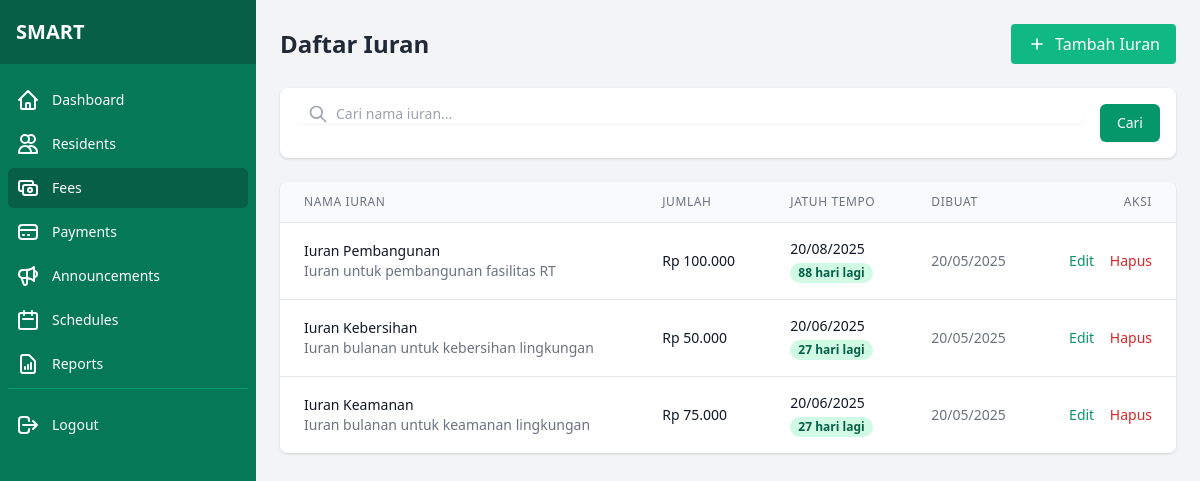
/admin/fees (signed in), run on the app's committed database.
### tables this page shows
CREATE TABLE IF NOT EXISTS fees (
    id INT AUTO_INCREMENT PRIMARY KEY,
    name VARCHAR(100) NOT NULL,
    description TEXT,
    amount DECIMAL(10, 2) NOT NULL,
    due_date DATE NOT NULL,
    created_at DATETIME DEFAULT CURRENT_TIMESTAMP,
    updated_at DATETIME ON UPDATE CURRENT_TIMESTAMP
);

### app/controllers/FeeController.php (called while the page is built, shortened)
<?php
class FeeController {
    public function index() {
        $feeModel = new Fee();
        $page = isset($_GET['page']) ? (int)$_GET['page'] : 1;
        $limit = 10;
        $offset = ($page - 1) * $limit;
        $search = isset($_GET['search']) ? $_GET['search'] : '';
        $fees = $feeModel->getAll($limit, $offset, $search);
        $totalFees = $feeModel->countAll($search);
        $totalPages = ceil($totalFees / $limit);
        $data = [
            'fees' => $fees,
            'currentPage' => $page,
            'totalPages' => $totalPages,
            'search' => $search
        ];
        require_once BASE_PATH . '/app/views/admin/fees.php';
    }
}

### public/index.php (called while the page is built, shortened)
<?php
require_once BASE_PATH . '/config/database.php';
spl_autoload_register(function ($class) {
    $class = str_replace('\\', DIRECTORY_SEPARATOR, $class);
    $file = BASE_PATH . DIRECTORY_SEPARATOR . $class . '.php';
});
require_once BASE_PATH . '/routes/web.php';
$url = isset($_GET['url']) ? $_GET['url'] : '';
$url = rtrim($url, '/');
Router::route($url);

### config/database.php (called while the page is built, shortened)
<?php
class Database {
    private static $instance = null;
    private $connection;
    private function __construct() {
        try {
            $this->connection = new PDO(
                'mysql:host=' . DB_HOST . ';dbname=' . DB_NAME . ';charset=utf8mb4',
                DB_USER,
                DB_PASS,
                [
                    PDO::ATTR_ERRMODE => PDO::ERRMODE_EXCEPTION,
                    PDO::ATTR_DEFAULT_FETCH_MODE => PDO::FETCH_ASSOC,
                    PDO::ATTR_EMULATE_PREPARES => false
                ]
            );
        } catch (PDOException $e) {
            die('Database Connection Error: ' . $e->getMessage());
        }
    }
    public static function getInstance() {
        if (self::$instance === null) {
            self::$instance = new self();
        }
        return self::$instance;
    }
    public function getConnection() {
        return $this->connection;
    }
}

### app/models/Fee.php (called while the page is built, shortened)
<?php
class Fee {
    private $db;
    public function __construct() {
        $this->db = \Database::getInstance()->getConnection();
    }
    public function getAll($limit = 10, $offset = 0, $search = '') {
        $sql = "SELECT * FROM fees";
        $params = [];
        $sql .= " ORDER BY due_date DESC LIMIT :limit OFFSET :offset";
        $stmt = $this->db->prepare($sql);
        $stmt->bindValue(':limit', $limit, \PDO::PARAM_INT);
        $stmt->bindValue(':offset', $offset, \PDO::PARAM_INT);
        $stmt->execute();
        return $stmt->fetchAll();
    }
    public function countAll($search = '') {
        $sql = "SELECT COUNT(*) FROM fees";
        $params = [];
        $stmt = $this->db->prepare($sql);
        $stmt->execute();
        return (int) $stmt->fetchColumn();
    }
}

### app/views/admin/fees.php (the view, shortened to what this page needs)
<!DOCTYPE html>
<html lang="id">
<head>
    <link href="https://cdn.jsdelivr.net/npm/tailwindcss@2.2.19/dist/tailwind.min.css" rel="stylesheet">
    <link rel="stylesheet" href="/css/styles.css">
</head>
<body class="bg-gray-100 min-h-screen flex flex-col">
    <?php include BASE_PATH . '/app/views/components/admin_header.php'; ?>
    <div class="flex h-screen">
        <?php include BASE_PATH . '/app/views/components/admin_sidebar.php'; ?>
        <main class="flex-1 p-4 md:p-6 overflow-y-auto">
            <div class="max-w-7xl mx-auto">
                <div class="flex justify-between items-center mb-6">
                    <h1 class="text-2xl font-bold text-gray-800">Daftar Iuran</h1>
                    <a href="/admin/fee/add" class="bg-green-500 hover:bg-green-600 text-white font-medium py-2 px-4 rounded inline-flex items-center transition-colors">
                        <svg xmlns="http://www.w3.org/2000/svg" class="h-5 w-5 mr-2" fill="none" viewBox="0 0 24 24" stroke="currentColor">
                            <path stroke-linecap="round" stroke-linejoin="round" stroke-width="2" d="M12 6v6m0 0v6m0-6h6m-6 0H6" />
                        </svg>
                        Tambah Iuran
                    </a>
                </div>
                <div class="bg-white rounded-lg shadow mb-6">
                    <div class="p-4">
                        <form action="/admin/fees" method="GET" class="flex flex-col md:flex-row gap-4">
                            <div class="flex-1">
                                <div class="relative rounded-md shadow-sm">
                                    <div class="absolute inset-y-0 left-0 pl-3 flex items-center pointer-events-none">
                                    </div>
                                    <input type="text" name="search" id="search" class="focus:ring-green-500 focus:border-green-500 block w-full pl-10 sm:text-sm border-gray-300 rounded-md" placeholder="Cari nama iuran..." value="<?= htmlspecialchars($data['search']) ?>">
                                </div>
                            </div>
                            <div>
                                <button type="submit" class="w-full inline-flex items-center justify-center px-4 py-2 border border-transparent text-sm font-medium rounded-md shadow-sm text-white bg-green-600 hover:bg-green-700 focus:outline-none focus:ring-2 focus:ring-offset-2 focus:ring-green-500">
                                    Cari
                                </button>
                            </div>
                        </form>
                    </div>
                </div>
                <div class="bg-white rounded-lg shadow overflow-hidden">
                    <div class="overflow-x-auto">
                        <table class="min-w-full divide-y divide-gray-200 responsive-table" data-sortable>
                            <thead class="bg-gray-50">
                                <tr>
                                    <th scope="col" class="px-6 py-3 text-left text-xs font-medium text-gray-500 uppercase tracking-wider" data-sort="name">
                                        Nama Iuran
                                    </th>
                                    <th scope="col" class="px-6 py-3 text-left text-xs font-medium text-gray-500 uppercase tracking-wider" data-sort="amount">
                                        Jumlah
                                    </th>
                                    <th scope="col" class="px-6 py-3 text-left text-xs font-medium text-gray-500 uppercase tracking-wider" data-sort="due_date">
                                        Jatuh Tempo
                                    </th>
                                    <th scope="col" class="px-6 py-3 text-left text-xs font-medium text-gray-500 uppercase tracking-wider" data-sort="created_at">
                                        Dibuat
                                    </th>
                                    <th scope="col" class="px-6 py-3 text-right text-xs font-medium text-gray-500 uppercase tracking-wider">
                                        Aksi
                                    </th>
                                </tr>
                            </thead>
                            <tbody class="bg-white divide-y divide-gray-200">
                                <?php if (empty($data['fees'])): ?>
                                    <tr>
                                        <td colspan="5" class="px-6 py-4 text-center text-gray-500">
                                            Tidak ada data iuran
                                        </td>
                                    </tr>
                                <?php else: ?>
                                    <?php foreach ($data['fees'] as $fee): ?>
                                        <tr>
                                            <td class="px-6 py-4" data-label="Nama Iuran" data-column="name">
                                                <div class="text-sm font-medium text-gray-900"><?= htmlspecialchars($fee['name']) ?></div>
                                                <div class="text-sm text-gray-500"><?= htmlspecialchars($fee['description']) ?></div>
                                            </td>
                                            <td class="px-6 py-4 whitespace-nowrap" data-label="Jumlah" data-column="amount">
                                                <div class="text-sm font-medium text-gray-900"><?= 'Rp ' . number_format($fee['amount'], 0, ',', '.') ?></div>
                                            </td>
                                            <td class="px-6 py-4 whitespace-nowrap" data-label="Jatuh Tempo" data-column="due_date">
                                                <div class="text-sm text-gray-900"><?= date('d/m/Y', strtotime($fee['due_date'])) ?></div>
                                                <?php
                                                $dueDate = new DateTime($fee['due_date']);
                                                $today = new DateTime();
                                                $interval = $today->diff($dueDate);
                                                $isPast = $today > $dueDate;
                                                ?>
                                                <?php if ($isPast): ?>
                                                    <span class="px-2 inline-flex text-xs leading-5 font-semibold rounded-full bg-red-100 text-red-800">
                                                        Lewat <?= $interval->days ?> hari
                                                    </span>
                                                <?php elseif ($interval->days <= 7): ?>
                                                    <span class="px-2 inline-flex text-xs leading-5 font-semibold rounded-full bg-yellow-100 text-yellow-800">
                                                        <?= $interval->days ?> hari lagi
                                                    </span>
                                                <?php else: ?>
                                                    <span class="px-2 inline-flex text-xs leading-5 font-semibold rounded-full bg-green-100 text-green-800">
                                                        <?= $interval->days ?> hari lagi
                                                    </span>
                                                <?php endif; ?>
                                            </td>
                                            <td class="px-6 py-4 whitespace-nowrap text-sm text-gray-500" data-label="Dibuat" data-column="created_at">
                                                <?= date('d/m/Y', strtotime($fee['created_at'])) ?>
                                            </td>
                                            <td class="px-6 py-4 whitespace-nowrap text-right text-sm font-medium" data-label="Aksi">
                                                <a href="/admin/fee/edit/<?= $fee['id'] ?>" class="text-green-600 hover:text-green-900 mr-3">Edit</a>
                                                <a href="#" class="text-red-600 hover:text-red-900" onclick="confirmDelete(<?= $fee['id'] ?>, '<?= htmlspecialchars($fee['name']) ?>')">Hapus</a>
                                            </td>
                                        </tr>
                                    <?php endforeach; ?>
                                <?php endif; ?>
                            </tbody>
                        </table>
                    </div>
                </div>
            </div>
        </main>
    </div>
</body>
</html>

### routes/web.php (shortened to what this page needs)
<?php
class Router {
    private static $routes = [];
    public static function register($method, $url, $controller, $action) {
        self::$routes[] = [
            'method' => $method,
            'url' => $url,
            'controller' => $controller,
            'action' => $action
        ];
    }
    public static function route($url) {
        $method = $_SERVER['REQUEST_METHOD'];
        foreach (self::$routes as $route) {
            $pattern = self::convertRouteToRegex($route['url']);
            if ($route['method'] == $method && preg_match($pattern, $url, $matches)) {
                array_shift($matches);
                $controller = new $controllerName();
                call_user_func_array([$controller, $route['action']], $matches);
                return;
            }
        }
    }
    private static function convertRouteToRegex($route) {
        $route = preg_replace('/\:([a-zA-Z0-9]+)/', '([^/]+)', $route);
        return '/^' . str_replace('/', '\/', $route) . '$/';
    }
}

### public/css/styles.css (style rules this page uses)
.responsive-table { @apply w-full; }

### data on the page
fees: name "Iuran Pembangunan", description "Iuran untuk pembangunan fasilitas RT", amount "100.000", due_date "20/08/2025", due_date "88", created_at "20/05/2025"
fees: name "Iuran Kebersihan", description "Iuran bulanan untuk kebersihan lingkungan", amount "50.000", due_date "20/06/2025", due_date "27", created_at "20/05/2025"
fees: name "Iuran Keamanan", description "Iuran bulanan untuk keamanan lingkungan", amount "75.000", due_date "20/06/2025", due_date "27", created_at "20/05/2025"
